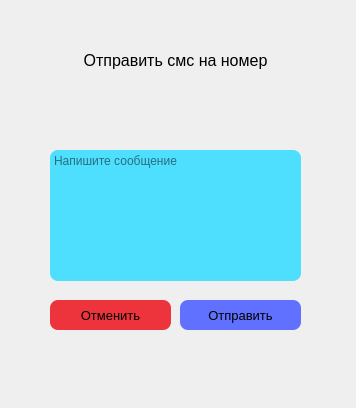
<?xml version="1.0" encoding="UTF-8"?>
<ui version="4.0">
 <class>Dialog</class>
 <widget class="QDialog" name="Dialog">
  <property name="enabled">
   <bool>true</bool>
  </property>
  <property name="geometry">
   <rect>
    <x>0</x>
    <y>0</y>
    <width>356</width>
    <height>408</height>
   </rect>
  </property>
  <property name="sizePolicy">
   <sizepolicy hsizetype="Fixed" vsizetype="Fixed">
    <horstretch>50</horstretch>
    <verstretch>50</verstretch>
   </sizepolicy>
  </property>
  <property name="windowTitle">
   <string>Отправить смс</string>
  </property>
  <property name="layoutDirection">
   <enum>Qt::LeftToRight</enum>
  </property>
  <property name="autoFillBackground">
   <bool>false</bool>
  </property>
  <property name="styleSheet">
   <string notr="true"/>
  </property>
  <property name="modal">
   <bool>false</bool>
  </property>
  <widget class="QLabel" name="label">
   <property name="geometry">
    <rect>
     <x>80</x>
     <y>50</y>
     <width>191</width>
     <height>20</height>
    </rect>
   </property>
   <property name="sizePolicy">
    <sizepolicy hsizetype="Preferred" vsizetype="Fixed">
     <horstretch>0</horstretch>
     <verstretch>0</verstretch>
    </sizepolicy>
   </property>
   <property name="font">
    <font>
     <pointsize>12</pointsize>
    </font>
   </property>
   <property name="text">
    <string>Отправить смс на номер</string>
   </property>
   <property name="scaledContents">
    <bool>false</bool>
   </property>
   <property name="alignment">
    <set>Qt::AlignCenter</set>
   </property>
  </widget>
  <widget class="QLabel" name="label_2">
   <property name="geometry">
    <rect>
     <x>100</x>
     <y>80</y>
     <width>150</width>
     <height>20</height>
    </rect>
   </property>
   <property name="sizePolicy">
    <sizepolicy hsizetype="Preferred" vsizetype="Fixed">
     <horstretch>0</horstretch>
     <verstretch>0</verstretch>
    </sizepolicy>
   </property>
   <property name="font">
    <font>
     <pointsize>12</pointsize>
     <italic>false</italic>
     <underline>false</underline>
     <strikeout>false</strikeout>
     <kerning>true</kerning>
    </font>
   </property>
   <property name="text">
    <string/>
   </property>
   <property name="alignment">
    <set>Qt::AlignCenter</set>
   </property>
  </widget>
  <widget class="QPushButton" name="pushButton_2">
   <property name="geometry">
    <rect>
     <x>50</x>
     <y>300</y>
     <width>121</width>
     <height>30</height>
    </rect>
   </property>
   <property name="sizePolicy">
    <sizepolicy hsizetype="Expanding" vsizetype="Fixed">
     <horstretch>0</horstretch>
     <verstretch>0</verstretch>
    </sizepolicy>
   </property>
   <property name="palette">
    <palette>
     <active>
      <colorrole role="Button">
       <brush brushstyle="SolidPattern">
        <color alpha="255">
         <red>237</red>
         <green>51</green>
         <blue>59</blue>
        </color>
       </brush>
      </colorrole>
      <colorrole role="Base">
       <brush brushstyle="SolidPattern">
        <color alpha="255">
         <red>237</red>
         <green>51</green>
         <blue>59</blue>
        </color>
       </brush>
      </colorrole>
      <colorrole role="Window">
       <brush brushstyle="SolidPattern">
        <color alpha="255">
         <red>237</red>
         <green>51</green>
         <blue>59</blue>
        </color>
       </brush>
      </colorrole>
     </active>
     <inactive>
      <colorrole role="Button">
       <brush brushstyle="SolidPattern">
        <color alpha="255">
         <red>237</red>
         <green>51</green>
         <blue>59</blue>
        </color>
       </brush>
      </colorrole>
      <colorrole role="Base">
       <brush brushstyle="SolidPattern">
        <color alpha="255">
         <red>237</red>
         <green>51</green>
         <blue>59</blue>
        </color>
       </brush>
      </colorrole>
      <colorrole role="Window">
       <brush brushstyle="SolidPattern">
        <color alpha="255">
         <red>237</red>
         <green>51</green>
         <blue>59</blue>
        </color>
       </brush>
      </colorrole>
     </inactive>
     <disabled>
      <colorrole role="Button">
       <brush brushstyle="SolidPattern">
        <color alpha="255">
         <red>237</red>
         <green>51</green>
         <blue>59</blue>
        </color>
       </brush>
      </colorrole>
      <colorrole role="Base">
       <brush brushstyle="SolidPattern">
        <color alpha="255">
         <red>237</red>
         <green>51</green>
         <blue>59</blue>
        </color>
       </brush>
      </colorrole>
      <colorrole role="Window">
       <brush brushstyle="SolidPattern">
        <color alpha="255">
         <red>237</red>
         <green>51</green>
         <blue>59</blue>
        </color>
       </brush>
      </colorrole>
     </disabled>
    </palette>
   </property>
   <property name="font">
    <font>
     <pointsize>10</pointsize>
    </font>
   </property>
   <property name="mouseTracking">
    <bool>false</bool>
   </property>
   <property name="styleSheet">
    <string notr="true">background-color: rgb(237, 51, 59);
border-radius: 8px;</string>
   </property>
   <property name="text">
    <string>Отменить</string>
   </property>
   <property name="default">
    <bool>false</bool>
   </property>
   <property name="flat">
    <bool>false</bool>
   </property>
  </widget>
  <widget class="QLabel" name="label_3">
   <property name="geometry">
    <rect>
     <x>30</x>
     <y>350</y>
     <width>291</width>
     <height>20</height>
    </rect>
   </property>
   <property name="sizePolicy">
    <sizepolicy hsizetype="Fixed" vsizetype="Fixed">
     <horstretch>0</horstretch>
     <verstretch>0</verstretch>
    </sizepolicy>
   </property>
   <property name="font">
    <font>
     <pointsize>10</pointsize>
    </font>
   </property>
   <property name="text">
    <string/>
   </property>
   <property name="alignment">
    <set>Qt::AlignCenter</set>
   </property>
  </widget>
  <widget class="QTextEdit" name="textEdit">
   <property name="geometry">
    <rect>
     <x>50</x>
     <y>150</y>
     <width>251</width>
     <height>131</height>
    </rect>
   </property>
   <property name="styleSheet">
    <string notr="true">background-color: rgb(78, 223, 255);
border-radius: 8px;</string>
   </property>
   <property name="placeholderText">
    <string>Напишите сообщение</string>
   </property>
  </widget>
  <widget class="QPushButton" name="pushButton_3">
   <property name="geometry">
    <rect>
     <x>180</x>
     <y>300</y>
     <width>121</width>
     <height>30</height>
    </rect>
   </property>
   <property name="sizePolicy">
    <sizepolicy hsizetype="Expanding" vsizetype="Fixed">
     <horstretch>0</horstretch>
     <verstretch>0</verstretch>
    </sizepolicy>
   </property>
   <property name="palette">
    <palette>
     <active>
      <colorrole role="Button">
       <brush brushstyle="SolidPattern">
        <color alpha="255">
         <red>96</red>
         <green>112</green>
         <blue>255</blue>
        </color>
       </brush>
      </colorrole>
      <colorrole role="Base">
       <brush brushstyle="SolidPattern">
        <color alpha="255">
         <red>96</red>
         <green>112</green>
         <blue>255</blue>
        </color>
       </brush>
      </colorrole>
      <colorrole role="Window">
       <brush brushstyle="SolidPattern">
        <color alpha="255">
         <red>96</red>
         <green>112</green>
         <blue>255</blue>
        </color>
       </brush>
      </colorrole>
     </active>
     <inactive>
      <colorrole role="Button">
       <brush brushstyle="SolidPattern">
        <color alpha="255">
         <red>96</red>
         <green>112</green>
         <blue>255</blue>
        </color>
       </brush>
      </colorrole>
      <colorrole role="Base">
       <brush brushstyle="SolidPattern">
        <color alpha="255">
         <red>96</red>
         <green>112</green>
         <blue>255</blue>
        </color>
       </brush>
      </colorrole>
      <colorrole role="Window">
       <brush brushstyle="SolidPattern">
        <color alpha="255">
         <red>96</red>
         <green>112</green>
         <blue>255</blue>
        </color>
       </brush>
      </colorrole>
     </inactive>
     <disabled>
      <colorrole role="Button">
       <brush brushstyle="SolidPattern">
        <color alpha="255">
         <red>96</red>
         <green>112</green>
         <blue>255</blue>
        </color>
       </brush>
      </colorrole>
      <colorrole role="Base">
       <brush brushstyle="SolidPattern">
        <color alpha="255">
         <red>96</red>
         <green>112</green>
         <blue>255</blue>
        </color>
       </brush>
      </colorrole>
      <colorrole role="Window">
       <brush brushstyle="SolidPattern">
        <color alpha="255">
         <red>96</red>
         <green>112</green>
         <blue>255</blue>
        </color>
       </brush>
      </colorrole>
     </disabled>
    </palette>
   </property>
   <property name="font">
    <font>
     <pointsize>10</pointsize>
    </font>
   </property>
   <property name="mouseTracking">
    <bool>false</bool>
   </property>
   <property name="styleSheet">
    <string notr="true">background-color: rgb(96, 112, 255);
border-radius: 8px;</string>
   </property>
   <property name="text">
    <string>Отправить</string>
   </property>
   <property name="default">
    <bool>false</bool>
   </property>
   <property name="flat">
    <bool>false</bool>
   </property>
  </widget>
 </widget>
 <resources/>
 <connections/>
</ui>
